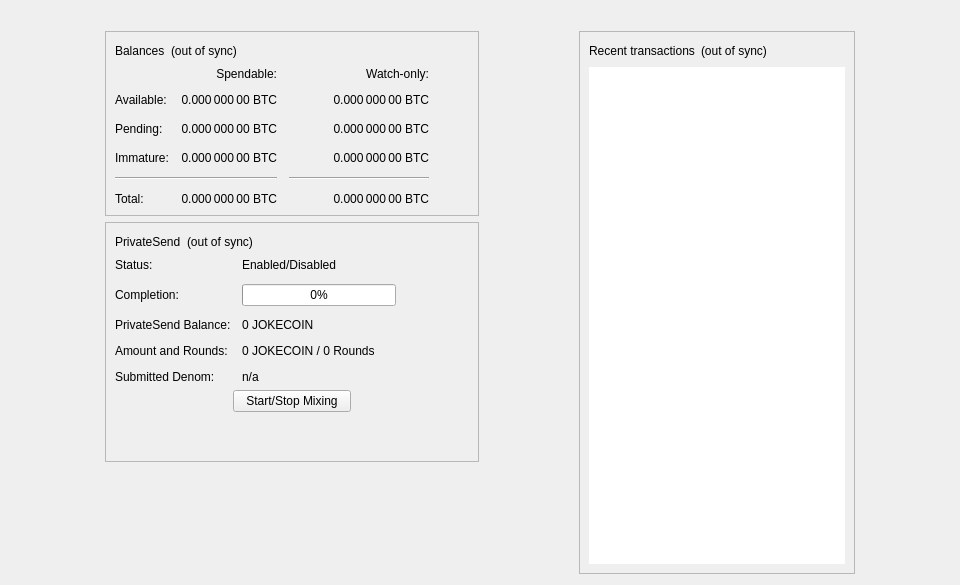
<?xml version="1.0" encoding="UTF-8"?>
<ui version="4.0">
 <class>OverviewPage</class>
 <widget class="QWidget" name="OverviewPage">
  <property name="geometry">
   <rect>
    <x>0</x>
    <y>0</y>
    <width>960</width>
    <height>585</height>
   </rect>
  </property>
  <property name="minimumSize">
   <size>
    <width>960</width>
    <height>0</height>
   </size>
  </property>
  <property name="windowTitle">
   <string>Form</string>
  </property>
  <layout class="QVBoxLayout" name="topLayout">
   <item>
    <widget class="QLabel" name="labelAlerts">
     <property name="visible">
      <bool>false</bool>
     </property>
     <property name="wordWrap">
      <bool>true</bool>
     </property>
     <property name="margin">
      <number>3</number>
     </property>
     <property name="textInteractionFlags">
      <set>Qt::TextSelectableByMouse</set>
     </property>
    </widget>
   </item>
   <item>
    <layout class="QHBoxLayout" name="horizontalLayout" stretch="1,0,1,0,1">
     <item>
      <spacer name="horizontalSpacerLeft">
       <property name="orientation">
        <enum>Qt::Horizontal</enum>
       </property>
       <property name="sizeType">
        <enum>QSizePolicy::Preferred</enum>
       </property>
       <property name="sizeHint" stdset="0">
        <size>
         <width>10</width>
         <height>20</height>
        </size>
       </property>
      </spacer>
     </item>
     <item>
      <layout class="QVBoxLayout" name="verticalLayout_2">
       <item>
        <widget class="QFrame" name="frame">
         <property name="frameShape">
          <enum>QFrame::StyledPanel</enum>
         </property>
         <property name="frameShadow">
          <enum>QFrame::Raised</enum>
         </property>
         <layout class="QVBoxLayout" name="verticalLayout_4">
          <item>
           <layout class="QHBoxLayout" name="horizontalLayout_4">
            <item>
             <widget class="QLabel" name="label_5">
              <property name="text">
               <string>Balances</string>
              </property>
             </widget>
            </item>
            <item>
             <widget class="QLabel" name="labelWalletStatus">
              <property name="toolTip">
               <string>The displayed information may be out of date. Your wallet automatically synchronizes with the Jokecoin network after a connection is established, but this process has not completed yet.</string>
              </property>
              <property name="text">
               <string notr="true">(out of sync)</string>
              </property>
              <property name="alignment">
               <set>Qt::AlignLeading|Qt::AlignLeft|Qt::AlignVCenter</set>
              </property>
             </widget>
            </item>
            <item>
             <spacer name="horizontalSpacer_3">
              <property name="orientation">
               <enum>Qt::Horizontal</enum>
              </property>
              <property name="sizeHint" stdset="0">
               <size>
                <width>40</width>
                <height>20</height>
               </size>
              </property>
             </spacer>
            </item>
           </layout>
          </item>
          <item>
           <layout class="QGridLayout" name="gridLayout">
            <property name="spacing">
             <number>12</number>
            </property>
            <item row="2" column="2">
             <widget class="QLabel" name="labelWatchPending">
              <property name="cursor">
               <cursorShape>IBeamCursor</cursorShape>
              </property>
              <property name="toolTip">
               <string>Unconfirmed transactions to watch-only addresses</string>
              </property>
              <property name="text">
               <string notr="true">0.000 000 00 BTC</string>
              </property>
              <property name="alignment">
               <set>Qt::AlignRight|Qt::AlignTrailing|Qt::AlignVCenter</set>
              </property>
              <property name="textInteractionFlags">
               <set>Qt::LinksAccessibleByMouse|Qt::TextSelectableByKeyboard|Qt::TextSelectableByMouse</set>
              </property>
             </widget>
            </item>
            <item row="2" column="1">
             <widget class="QLabel" name="labelUnconfirmed">
              <property name="cursor">
               <cursorShape>IBeamCursor</cursorShape>
              </property>
              <property name="toolTip">
               <string>Total of transactions that have yet to be confirmed, and do not yet count toward the spendable balance</string>
              </property>
              <property name="text">
               <string notr="true">0.000 000 00 BTC</string>
              </property>
              <property name="alignment">
               <set>Qt::AlignRight|Qt::AlignTrailing|Qt::AlignVCenter</set>
              </property>
              <property name="textInteractionFlags">
               <set>Qt::LinksAccessibleByMouse|Qt::TextSelectableByKeyboard|Qt::TextSelectableByMouse</set>
              </property>
             </widget>
            </item>
            <item row="3" column="2">
             <widget class="QLabel" name="labelWatchImmature">
              <property name="cursor">
               <cursorShape>IBeamCursor</cursorShape>
              </property>
              <property name="toolTip">
               <string>Mined balance in watch-only addresses that has not yet matured</string>
              </property>
              <property name="text">
               <string notr="true">0.000 000 00 BTC</string>
              </property>
              <property name="alignment">
               <set>Qt::AlignRight|Qt::AlignTrailing|Qt::AlignVCenter</set>
              </property>
              <property name="textInteractionFlags">
               <set>Qt::LinksAccessibleByMouse|Qt::TextSelectableByKeyboard|Qt::TextSelectableByMouse</set>
              </property>
             </widget>
            </item>
            <item row="4" column="0" colspan="2">
             <widget class="Line" name="lineSpendableBalance">
              <property name="orientation">
               <enum>Qt::Horizontal</enum>
              </property>
             </widget>
            </item>
            <item row="4" column="2">
             <widget class="Line" name="lineWatchBalance">
              <property name="sizePolicy">
               <sizepolicy hsizetype="Preferred" vsizetype="Fixed">
                <horstretch>0</horstretch>
                <verstretch>0</verstretch>
               </sizepolicy>
              </property>
              <property name="minimumSize">
               <size>
                <width>140</width>
                <height>0</height>
               </size>
              </property>
              <property name="orientation">
               <enum>Qt::Horizontal</enum>
              </property>
             </widget>
            </item>
            <item row="5" column="0">
             <widget class="QLabel" name="labelTotalText">
              <property name="text">
               <string>Total:</string>
              </property>
             </widget>
            </item>
            <item row="3" column="1">
             <widget class="QLabel" name="labelImmature">
              <property name="cursor">
               <cursorShape>IBeamCursor</cursorShape>
              </property>
              <property name="toolTip">
               <string>Mined balance that has not yet matured</string>
              </property>
              <property name="text">
               <string notr="true">0.000 000 00 BTC</string>
              </property>
              <property name="alignment">
               <set>Qt::AlignRight|Qt::AlignTrailing|Qt::AlignVCenter</set>
              </property>
              <property name="textInteractionFlags">
               <set>Qt::LinksAccessibleByMouse|Qt::TextSelectableByKeyboard|Qt::TextSelectableByMouse</set>
              </property>
             </widget>
            </item>
            <item row="2" column="3">
             <spacer name="horizontalSpacer_2">
              <property name="orientation">
               <enum>Qt::Horizontal</enum>
              </property>
              <property name="sizeHint" stdset="0">
               <size>
                <width>40</width>
                <height>20</height>
               </size>
              </property>
             </spacer>
            </item>
            <item row="3" column="0">
             <widget class="QLabel" name="labelImmatureText">
              <property name="text">
               <string>Immature:</string>
              </property>
             </widget>
            </item>
            <item row="5" column="1">
             <widget class="QLabel" name="labelTotal">
              <property name="cursor">
               <cursorShape>IBeamCursor</cursorShape>
              </property>
              <property name="toolTip">
               <string>Your current total balance</string>
              </property>
              <property name="text">
               <string notr="true">0.000 000 00 BTC</string>
              </property>
              <property name="alignment">
               <set>Qt::AlignRight|Qt::AlignTrailing|Qt::AlignVCenter</set>
              </property>
              <property name="textInteractionFlags">
               <set>Qt::LinksAccessibleByMouse|Qt::TextSelectableByKeyboard|Qt::TextSelectableByMouse</set>
              </property>
             </widget>
            </item>
            <item row="5" column="2">
             <widget class="QLabel" name="labelWatchTotal">
              <property name="cursor">
               <cursorShape>IBeamCursor</cursorShape>
              </property>
              <property name="toolTip">
               <string>Current total balance in watch-only addresses</string>
              </property>
              <property name="text">
               <string notr="true">0.000 000 00 BTC</string>
              </property>
              <property name="alignment">
               <set>Qt::AlignRight|Qt::AlignTrailing|Qt::AlignVCenter</set>
              </property>
              <property name="textInteractionFlags">
               <set>Qt::LinksAccessibleByMouse|Qt::TextSelectableByKeyboard|Qt::TextSelectableByMouse</set>
              </property>
             </widget>
            </item>
            <item row="0" column="2">
             <widget class="QLabel" name="labelWatchonly">
              <property name="text">
               <string>Watch-only:</string>
              </property>
              <property name="alignment">
               <set>Qt::AlignRight|Qt::AlignTrailing|Qt::AlignVCenter</set>
              </property>
             </widget>
            </item>
            <item row="1" column="0">
             <widget class="QLabel" name="labelBalanceText">
              <property name="text">
               <string>Available:</string>
              </property>
             </widget>
            </item>
            <item row="1" column="1">
             <widget class="QLabel" name="labelBalance">
              <property name="cursor">
               <cursorShape>IBeamCursor</cursorShape>
              </property>
              <property name="toolTip">
               <string>Your current spendable balance</string>
              </property>
              <property name="text">
               <string notr="true">0.000 000 00 BTC</string>
              </property>
              <property name="alignment">
               <set>Qt::AlignRight|Qt::AlignTrailing|Qt::AlignVCenter</set>
              </property>
              <property name="textInteractionFlags">
               <set>Qt::LinksAccessibleByMouse|Qt::TextSelectableByKeyboard|Qt::TextSelectableByMouse</set>
              </property>
             </widget>
            </item>
            <item row="1" column="2">
             <widget class="QLabel" name="labelWatchAvailable">
              <property name="cursor">
               <cursorShape>IBeamCursor</cursorShape>
              </property>
              <property name="toolTip">
               <string>Your current balance in watch-only addresses</string>
              </property>
              <property name="text">
               <string notr="true">0.000 000 00 BTC</string>
              </property>
              <property name="alignment">
               <set>Qt::AlignRight|Qt::AlignTrailing|Qt::AlignVCenter</set>
              </property>
              <property name="textInteractionFlags">
               <set>Qt::LinksAccessibleByMouse|Qt::TextSelectableByKeyboard|Qt::TextSelectableByMouse</set>
              </property>
             </widget>
            </item>
            <item row="2" column="0">
             <widget class="QLabel" name="labelPendingText">
              <property name="text">
               <string>Pending:</string>
              </property>
             </widget>
            </item>
            <item row="0" column="1">
             <widget class="QLabel" name="labelSpendable">
              <property name="text">
               <string>Spendable:</string>
              </property>
              <property name="alignment">
               <set>Qt::AlignRight|Qt::AlignTrailing|Qt::AlignVCenter</set>
              </property>
             </widget>
            </item>
           </layout>
          </item>
         </layout>
        </widget>
       </item>
       <item>
        <widget class="QFrame" name="framePrivateSend">
         <property name="layoutDirection">
          <enum>Qt::LeftToRight</enum>
         </property>
         <property name="frameShape">
          <enum>QFrame::StyledPanel</enum>
         </property>
         <property name="frameShadow">
          <enum>QFrame::Raised</enum>
         </property>
         <layout class="QVBoxLayout" name="VerticalLayout_PS1">
          <item>
           <layout class="QHBoxLayout" name="horizontalLayout_5">
            <item>
             <widget class="QLabel" name="labelPrivateSendHeader">
              <property name="text">
               <string>PrivateSend</string>
              </property>
             </widget>
            </item>
            <item>
             <widget class="QLabel" name="labelPrivateSendSyncStatus">
              <property name="toolTip">
               <string>The displayed information may be out of date. Your wallet automatically synchronizes with the Jokecoin network after a connection is established, but this process has not completed yet.</string>
              </property>
              <property name="text">
               <string notr="true">(out of sync)</string>
              </property>
              <property name="alignment">
               <set>Qt::AlignLeading|Qt::AlignLeft|Qt::AlignVCenter</set>
              </property>
             </widget>
            </item>
            <item>
             <spacer name="horizontalSpacer_4">
              <property name="orientation">
               <enum>Qt::Horizontal</enum>
              </property>
              <property name="sizeHint" stdset="0">
               <size>
                <width>40</width>
                <height>20</height>
               </size>
              </property>
             </spacer>
            </item>
           </layout>
          </item>
          <item>
           <layout class="QFormLayout" name="privateSendFormLayout">
            <property name="fieldGrowthPolicy">
             <enum>QFormLayout::AllNonFixedFieldsGrow</enum>
            </property>
            <property name="horizontalSpacing">
             <number>11</number>
            </property>
            <property name="verticalSpacing">
             <number>12</number>
            </property>
            <item row="0" column="0">
             <widget class="QLabel" name="labelPrivateSendEnabledText">
              <property name="text">
               <string>Status:</string>
              </property>
             </widget>
            </item>
            <item row="0" column="1">
             <widget class="QLabel" name="labelPrivateSendEnabled">
              <property name="text">
               <string>Enabled/Disabled</string>
              </property>
             </widget>
            </item>
            <item row="1" column="0">
             <widget class="QLabel" name="labelCompletitionText">
              <property name="text">
               <string>Completion:</string>
              </property>
             </widget>
            </item>
            <item row="1" column="1">
             <widget class="QProgressBar" name="privateSendProgress">
              <property name="maximumSize">
               <size>
                <width>154</width>
                <height>16777215</height>
               </size>
              </property>
              <property name="value">
               <number>0</number>
              </property>
             </widget>
            </item>
            <item row="2" column="0">
             <widget class="QLabel" name="labelAnonymizedText">
              <property name="text">
               <string>PrivateSend Balance:</string>
              </property>
             </widget>
            </item>
            <item row="2" column="1">
             <widget class="QLabel" name="labelAnonymized">
              <property name="text">
               <string notr="true">0 JOKECOIN</string>
              </property>
             </widget>
            </item>
            <item row="3" column="0">
             <widget class="QLabel" name="labelAmountAndRoundsText">
              <property name="text">
               <string>Amount and Rounds:</string>
              </property>
             </widget>
            </item>
            <item row="3" column="1">
             <widget class="QLabel" name="labelAmountRounds">
              <property name="text">
               <string>0 JOKECOIN / 0 Rounds</string>
              </property>
             </widget>
            </item>
            <item row="4" column="0">
             <widget class="QLabel" name="labelSubmittedDenomText">
              <property name="text">
               <string>Submitted Denom:</string>
              </property>
             </widget>
            </item>
            <item row="4" column="1">
             <widget class="QLabel" name="labelSubmittedDenom">
              <property name="toolTip">
               <string>The denominations you submitted to the Masternode.&lt;br&gt;To mix, other users must submit the exact same denominations.</string>
              </property>
              <property name="text">
               <string>n/a</string>
              </property>
              <property name="wordWrap">
               <bool>true</bool>
              </property>
             </widget>
            </item>
           </layout>
          </item>
          <item>
           <layout class="QVBoxLayout" name="VerticalLayout_PS">
            <item>
             <layout class="QHBoxLayout" name="horizontalLayout_3">
              <property name="topMargin">
               <number>0</number>
              </property>
              <item>
               <spacer name="horizontalSpacer_5">
                <property name="orientation">
                 <enum>Qt::Horizontal</enum>
                </property>
                <property name="sizeHint" stdset="0">
                 <size>
                  <width>40</width>
                  <height>20</height>
                 </size>
                </property>
               </spacer>
              </item>
              <item>
               <widget class="QPushButton" name="togglePrivateSend">
                <property name="sizePolicy">
                 <sizepolicy hsizetype="MinimumExpanding" vsizetype="Fixed">
                  <horstretch>0</horstretch>
                  <verstretch>0</verstretch>
                 </sizepolicy>
                </property>
                <property name="text">
                 <string>Start/Stop Mixing</string>
                </property>
               </widget>
              </item>
              <item>
               <spacer name="horizontalSpacer_6">
                <property name="orientation">
                 <enum>Qt::Horizontal</enum>
                </property>
                <property name="sizeHint" stdset="0">
                 <size>
                  <width>40</width>
                  <height>20</height>
                 </size>
                </property>
               </spacer>
              </item>
             </layout>
            </item>
            <item>
             <spacer name="verticalSpacer_3">
              <property name="orientation">
               <enum>Qt::Vertical</enum>
              </property>
              <property name="sizeHint" stdset="0">
               <size>
                <width>20</width>
                <height>40</height>
               </size>
              </property>
             </spacer>
            </item>
           </layout>
          </item>
         </layout>
        </widget>
       </item>
       <item>
        <spacer name="verticalSpacer">
         <property name="orientation">
          <enum>Qt::Vertical</enum>
         </property>
         <property name="sizeHint" stdset="0">
          <size>
           <width>20</width>
           <height>40</height>
          </size>
         </property>
        </spacer>
       </item>
      </layout>
     </item>
     <item>
      <spacer name="horizontalSpacerCenter">
       <property name="orientation">
        <enum>Qt::Horizontal</enum>
       </property>
       <property name="sizeHint" stdset="0">
        <size>
         <width>10</width>
         <height>20</height>
        </size>
       </property>
      </spacer>
     </item>
     <item>
      <layout class="QVBoxLayout" name="verticalLayout_3">
       <item>
        <widget class="QFrame" name="frame_2">
         <property name="frameShape">
          <enum>QFrame::StyledPanel</enum>
         </property>
         <property name="frameShadow">
          <enum>QFrame::Raised</enum>
         </property>
         <layout class="QVBoxLayout" name="verticalLayout">
          <item>
           <layout class="QHBoxLayout" name="horizontalLayout_2">
            <item>
             <widget class="QLabel" name="label_4">
              <property name="text">
               <string>Recent transactions</string>
              </property>
             </widget>
            </item>
            <item>
             <widget class="QLabel" name="labelTransactionsStatus">
              <property name="toolTip">
               <string>The displayed information may be out of date. Your wallet automatically synchronizes with the Jokecoin network after a connection is established, but this process has not completed yet.</string>
              </property>
              <property name="text">
               <string notr="true">(out of sync)</string>
              </property>
              <property name="alignment">
               <set>Qt::AlignLeading|Qt::AlignLeft|Qt::AlignVCenter</set>
              </property>
             </widget>
            </item>
            <item>
             <spacer name="horizontalSpacer">
              <property name="orientation">
               <enum>Qt::Horizontal</enum>
              </property>
              <property name="sizeHint" stdset="0">
               <size>
                <width>40</width>
                <height>20</height>
               </size>
              </property>
             </spacer>
            </item>
           </layout>
          </item>
          <item>
           <widget class="QListView" name="listTransactions">
            <property name="frameShape">
             <enum>QFrame::NoFrame</enum>
            </property>
            <property name="verticalScrollBarPolicy">
             <enum>Qt::ScrollBarAlwaysOff</enum>
            </property>
            <property name="horizontalScrollBarPolicy">
             <enum>Qt::ScrollBarAlwaysOff</enum>
            </property>
            <property name="selectionMode">
             <enum>QAbstractItemView::NoSelection</enum>
            </property>
           </widget>
          </item>
         </layout>
        </widget>
       </item>
      </layout>
     </item>
     <item>
      <spacer name="horizontalSpacerRight">
       <property name="orientation">
        <enum>Qt::Horizontal</enum>
       </property>
       <property name="sizeType">
        <enum>QSizePolicy::Preferred</enum>
       </property>
       <property name="sizeHint" stdset="0">
        <size>
         <width>10</width>
         <height>20</height>
        </size>
       </property>
      </spacer>
     </item>
    </layout>
   </item>
  </layout>
 </widget>
 <resources/>
 <connections/>
</ui>
